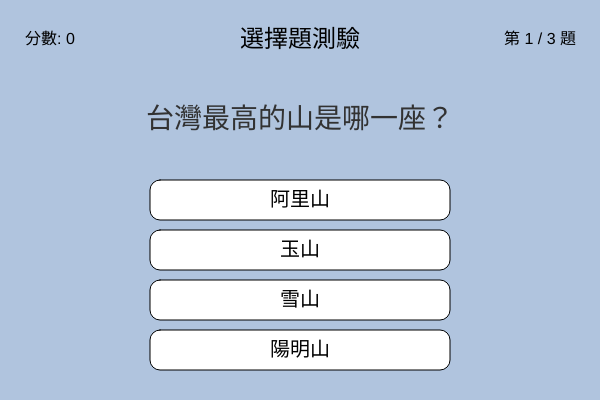
Frame 1 (no input)
Frame 60 (no input): identical to frame 1, image omitted
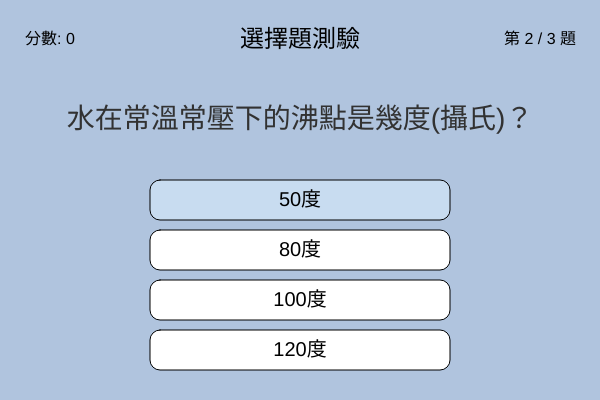
Frame 120 (the mouse pressed at the canvas centre since frame 60)

The p5.js sketch that drew these frames (run headless with seeded random() and noise() and a simulated clock; from frame 60 on, the mouse is pressed at the canvas centre):

// p5.js sketch
// ── sketch.js
let questions = [
  {
    question: "台灣最高的山是哪一座？",
    options: ["阿里山", "玉山", "雪山", "陽明山"],
    answer: 1 // 陣列索引 1 代表 "玉山"
  },
  {
    question: "水在常溫常壓下的沸點是幾度(攝氏)？",
    options: ["50度", "80度", "100度", "120度"],
    answer: 2 // 陣列索引 2 代表 "100度"
  },
  {
    question: "一天有幾個小時？",
    options: ["12", "20", "24", "30"],
    answer: 2
  }
];

let currentQuestion = 0;
let score = 0;
let state = "PLAYING"; // 遊戲狀態：PLAYING 或 GAMEOVER

function setup() {
  createCanvas(600, 400);
  textAlign(CENTER, CENTER);
}

function draw() {
  // 背景設定為你喜歡的灰藍色調
  background(176, 196, 222); 
  
  if (state === "PLAYING") {
    displayQuestion();
  } else if (state === "GAMEOVER") {
    displayGameOver();
  }
}

function displayQuestion() {
  fill(0);
  textSize(24);
  text("選擇題測驗", width / 2, 40);
  
  // 顯示分數與目前題號
  textSize(16);
  text(`分數: ${score}`, 50, 40);
  text(`第 ${currentQuestion + 1} / ${questions.length} 題`, width - 60, 40);
  
  // 顯示題目
  textSize(28);
  fill(50);
  text(questions[currentQuestion].question, width / 2, 120);
  
  // 繪製選項按鈕
  for (let i = 0; i < 4; i++) {
    let btnX = width / 2 - 150;
    let btnY = 180 + i * 50;
    
    // 檢查滑鼠是否懸停在按鈕上
    if (mouseX > btnX && mouseX < btnX + 300 && mouseY > btnY && mouseY < btnY + 40) {
      fill(200, 220, 240); // 懸停顏色
    } else {
      fill(255); // 預設白色
    }
    
    rect(btnX, btnY, 300, 40, 10);
    
    fill(0);
    textSize(20);
    text(questions[currentQuestion].options[i], width / 2, btnY + 20);
  }
}

function displayGameOver() {
  fill(0);
  textSize(32);
  text("測驗結束！", width / 2, height / 2 - 40);
  textSize(24);
  text(`你的總得分是：${score} / ${questions.length}`, width / 2, height / 2 + 10);
  
  // 重新開始按鈕
  let btnX = width / 2 - 75;
  let btnY = height / 2 + 50;
  
  if (mouseX > btnX && mouseX < btnX + 150 && mouseY > btnY && mouseY < btnY + 40) {
    fill(200, 220, 240);
  } else {
    fill(255);
  }
  rect(btnX, btnY, 150, 40, 10);
  fill(0);
  textSize(18);
  text("重新開始", width / 2, btnY + 20);
}

function mousePressed() {
  if (state === "PLAYING") {
    // 點擊選項邏輯
    for (let i = 0; i < 4; i++) {
      let btnX = width / 2 - 150;
      let btnY = 180 + i * 50;
      
      if (mouseX > btnX && mouseX < btnX + 300 && mouseY > btnY && mouseY < btnY + 40) {
        if (i === questions[currentQuestion].answer) {
          score++; // 答對加分
        }
        
        currentQuestion++;
        if (currentQuestion >= questions.length) {
          state = "GAMEOVER";
        }
      }
    }
  } else if (state === "GAMEOVER") {
    // 點擊重新開始邏輯
    let btnX = width / 2 - 75;
    let btnY = height / 2 + 50;
    if (mouseX > btnX && mouseX < btnX + 150 && mouseY > btnY && mouseY < btnY + 40) {
      currentQuestion = 0;
      score = 0;
      state = "PLAYING";
    }
  }
}
